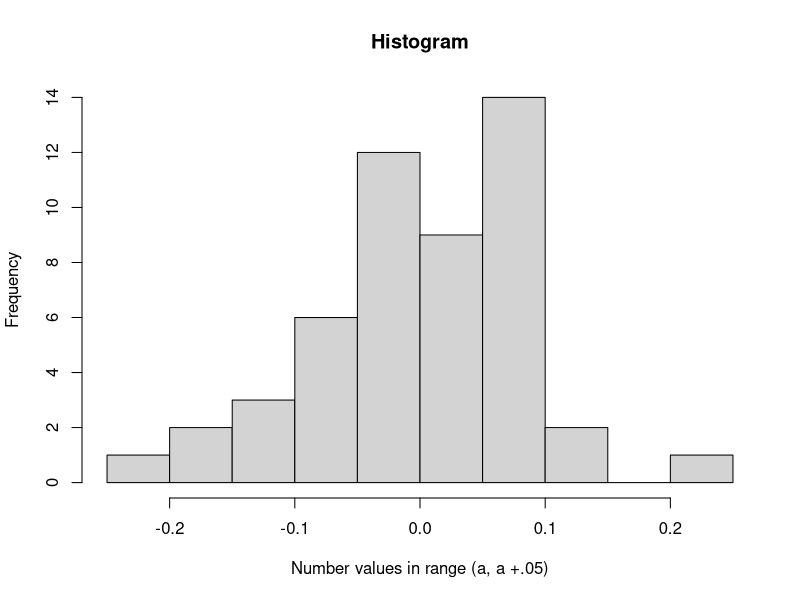

R code for this plot:
## This is not very interesting
## draw from 2 distributions
nn <- 50
v1 <- rnorm(nn, mean=0, sd=0.1)
hist(v1, plot = "true", xlab = "Number values in range (a, a +.05)", main = "Histogram")





